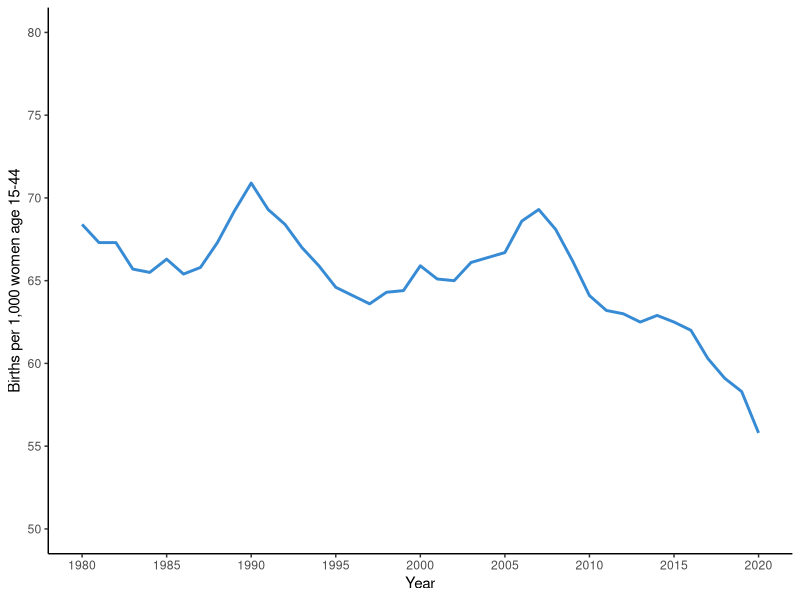
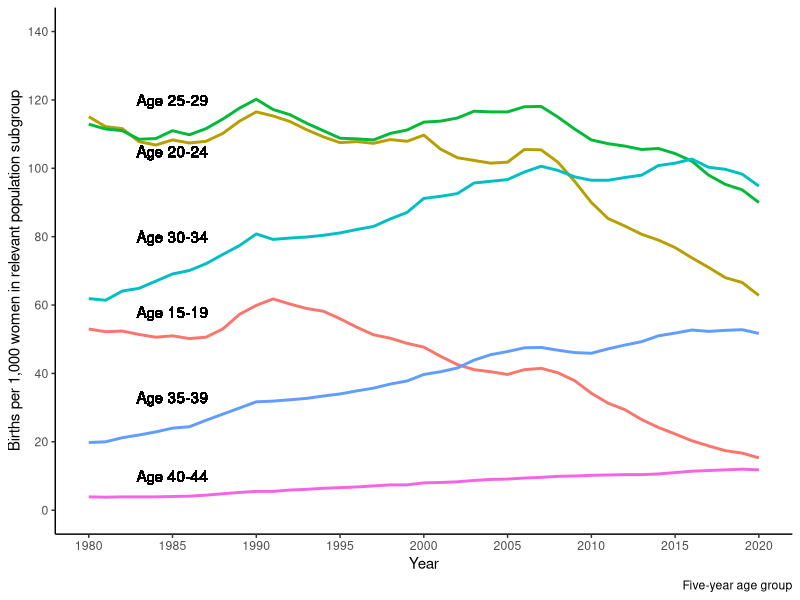
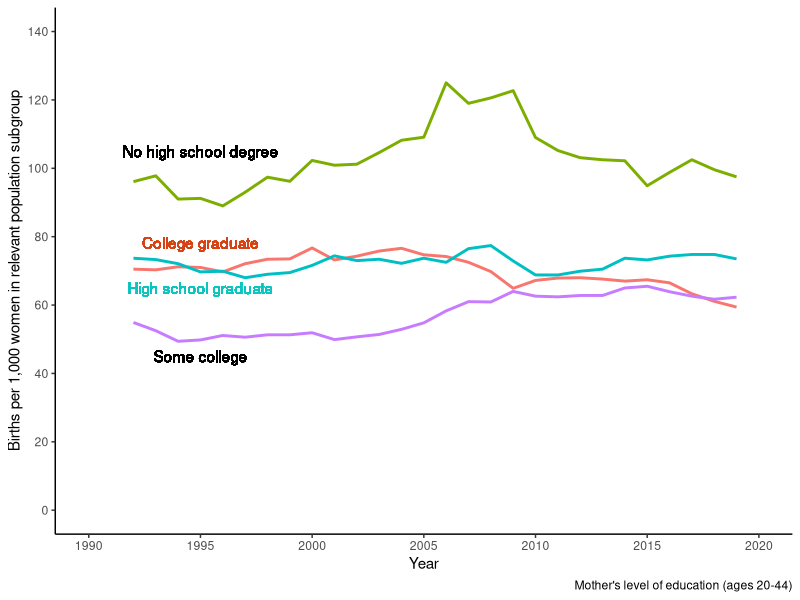

Reproduce these figures in R, in order. (Note: this script raises an error after producing the figures.)
#### Preamble ####
# Purpose: Replication of figures in the original paper
# Author: Aaron Xiaozhou Liu, Jimmy Luc, Maroosh Gillani
# Date: 12 February 2024
# Contact: maroosh.gillani@mail.utoronto.ca, aaronxiaozhou.liu@mail.utoronto.ca, jimmy.luc@mail.utoronto.ca
# License: MIT
# Pre-requisites: Must have data downloaded


#### Workspace setup ####

library(tidyverse)
library(dplyr)
library(ggplot2)
library(here)
library(haven)

#### Load data ####

### Figure 1 ###
# acquire figure 1 data from fig_1.csv
fig_1_data <- 
  read.csv(file=here("data/fig_1.csv"))

# replicate figure 1 from the original paper
fig_1_data %>% ggplot(aes(x = year, y = brate_all)) +
  geom_line(color = "#378bd4", size = 1) +
  labs(x = "Year", y = "Births per 1,000 women age 15-44") +
  scale_y_continuous(limits = c(50,80), breaks = seq(50, 80, by = 5)) +
  scale_x_continuous(limits = c(1980,2020), breaks = seq(1980, 2020, by = 5)) +
  theme_classic()

### Figure 2 ###
## Figure 2A ##
# acquire figure 2A data from figs_2a_2b.csv
fig_2a_data <-
  read.csv(file=here("data/figs_2a_2b.csv"))

fig_2a_data <- fig_2a_data %>% select(year, brate_1519, brate_2024, brate_2529, brate_3034, brate_3539, brate_4044)

fig_2a_data_long <- fig_2a_data %>%
  pivot_longer(cols = -year, names_to = "Age_Group", values_to = "Birth_Rate")

# replicate figure 2A from the original paper
fig_2a_data_long %>% ggplot(aes(x = year, y = Birth_Rate, color = Age_Group)) +
  geom_line(size = 1) +
  labs(x = "Year", y = "Births per 1,000 women in relevant population subgroup", color = "Age Group", caption = "Five-year age group") +
  scale_y_continuous(limits = c(0, 140), breaks = seq(0, 150, by = 20)) +
  scale_x_continuous(limits = c(1980, 2020), breaks = seq(1980, 2020, by = 5)) +
  geom_text(aes(x = 1985, y = 120), label = "Age 25-29", color = "black") +
  geom_text(aes(x = 1985, y = 105), label = "Age 20-24", color = "black") +
  geom_text(aes(x = 1985, y = 80), label = "Age 30-34", color = "black") +
  geom_text(aes(x = 1985, y = 58), label = "Age 15-19", color = "black") +
  geom_text(aes(x = 1985, y = 33), label = "Age 35-39", color = "black") +
  geom_text(aes(x = 1985, y = 10), label = "Age 40-44", color = "black") +
  theme_classic() +
  theme(legend.position = "none")

## Figure 2D ##
# acquire figure 2D data from figs_1_2_3.csv
fig_2d_data <-
  read.csv(file=here("data/figs_1_2_3.csv"))

fig_2d_data <- fig_2d_data %>% select(year, brate_hsdropout,	brate_hsgrad,	brate_somecol,	brate_colgrad)

fig_2d_data <- na.omit(fig_2d_data)

fig_2d_data_long <- fig_2d_data %>%
  pivot_longer(cols = -year, names_to = "Education_Level", values_to = "Birth_Rate")

# replicate figure 2D from the original paper
fig_2d_data_long %>% ggplot(aes(x = year, y = Birth_Rate, color = Education_Level)) +
  geom_line(size = 1) +
  labs(x = "Year", y = "Births per 1,000 women in relevant population subgroup", color = "Education Level", caption = "Mother's level of education (ages 20-44)") +
  scale_y_continuous(limits = c(0, 140), breaks = seq(0, 150, by = 20)) +
  scale_x_continuous(limits = c(1990, 2020), breaks = seq(1990, 2020, by = 5)) +
  geom_text(aes(x = 1995, y = 105), label = "No high school degree", color = "black") +
  geom_text(aes(x = 1995, y = 75), label = "College graduate
", color = "#d44215") +
  theme_classic() +
  geom_text(aes(x = 1995, y = 65), label = "High school graduate", color = "#0cc4be") +
  geom_text(aes(x = 1995, y = 45), label = "Some college", color = "black") +
  theme_classic() +
  theme(legend.position = "none")

## Figure 2F ##
# acquire figure 2F data from NCHS Natality Microdata's nchs_births_pop_1990_2019.dta and SEER's age_race_comp_seer.dta
nchs_births_data <- read_dta(here("data/nchs_births_pop_1990_2019.dta"))
seer_data <- read_dta(here("data/age_race_comp_seer.dta"))

merged_data <- merge(nchs_data, seer_data, by = c("stname", "year"))

merged_data <- merged_data %>%
  mutate(
    brate_firstbirth = merged_data$numbirth_firstbirth / merged_data$pop1544 * 1000,
    brate_secondbirth = merged_data$numbirth_secondbirth / merged_data$pop1544 * 1000,
    brate_thirdbirth = merged_data$numbirth_thirdbirth / merged_data$pop1544 * 1000,
    brate_fourthbirth = merged_data$numbirth_fourthbirth / merged_data$pop1544 * 1000
  ) %>%
  select(year, starts_with("brate_"))

merged_data_long <- merged_data %>%
  pivot_longer(cols = -year, names_to = "Parity", values_to = "Birth_Rate")

# replicate figure 2F from the original paper
merged_data_long %>% ggplot(aes(x = year, y = round(Birth_Rate, digits = 1), color = Parity)) +
  geom_line(size = 1, stat = "summary", fun = mean) +
  labs(x = "Year", y = "Births per 1,000 women in relevant population subgroup", color = "Parity", caption = "Parity (ages 15-44)") +
  scale_y_continuous(limits = c(0, 40), breaks = seq(0, 40, by = 10)) +
  scale_x_continuous(limits = c(1990, 2020), breaks = seq(1990, 2020, by = 5)) +
  geom_text(aes(x = 1995, y = 30), label = "First birth", color = "black") +
  geom_text(aes(x = 1995, y = 25), label = "Second birth", color = "black") +
  geom_text(aes(x = 1995, y = 15), label = "Third Birth", color = "black") +
  geom_text(aes(x = 1995, y = 10), label = "Fourth+ birth", color = "black") +
  theme_classic() +
  theme(legend.position = "none")

### Figure 5 ###
# acquire figure 5 data from NCHS Natality Microdata's nchs_cohort_analysis.dta
nchs_cohort_data <- 
  read_dta(here("data/nchs_cohort_analysis.dta"))
